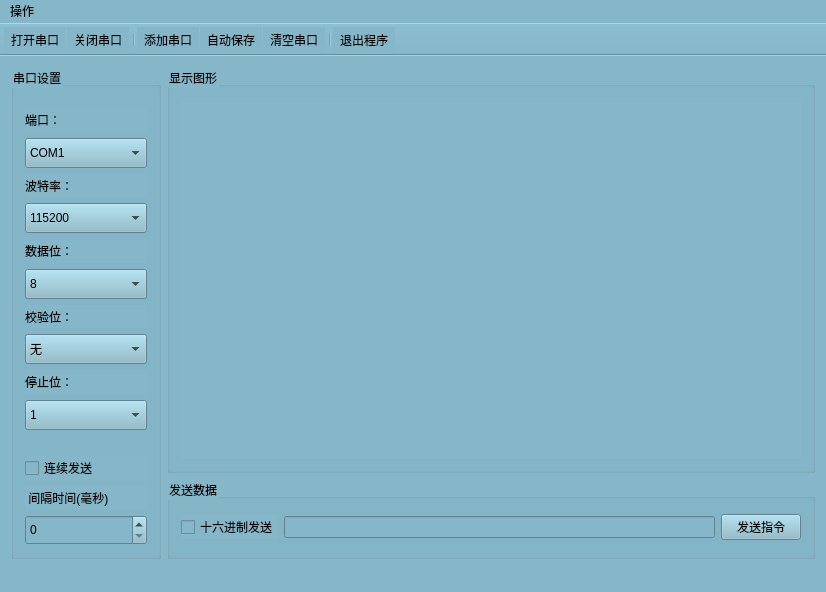
<?xml version="1.0" encoding="UTF-8"?>
<ui version="4.0">
 <class>MainWindow</class>
 <widget class="QMainWindow" name="MainWindow">
  <property name="geometry">
   <rect>
    <x>0</x>
    <y>0</y>
    <width>826</width>
    <height>592</height>
   </rect>
  </property>
  <property name="windowTitle">
   <string>MainWindow</string>
  </property>
  <property name="styleSheet">
   <string notr="true">background-color: rgb(134, 183, 200);
</string>
  </property>
  <widget class="QWidget" name="centralWidget">
   <layout class="QGridLayout" name="gridLayout">
    <item row="0" column="0">
     <widget class="QGroupBox" name="groupBox">
      <property name="minimumSize">
       <size>
        <width>150</width>
        <height>0</height>
       </size>
      </property>
      <property name="maximumSize">
       <size>
        <width>150</width>
        <height>16777215</height>
       </size>
      </property>
      <property name="title">
       <string>串口设置</string>
      </property>
      <layout class="QVBoxLayout" name="verticalLayout_2">
       <item>
        <spacer name="verticalSpacer_2">
         <property name="orientation">
          <enum>Qt::Vertical</enum>
         </property>
         <property name="sizeType">
          <enum>QSizePolicy::Maximum</enum>
         </property>
         <property name="sizeHint" stdset="0">
          <size>
           <width>20</width>
           <height>10</height>
          </size>
         </property>
        </spacer>
       </item>
       <item>
        <widget class="QLabel" name="label">
         <property name="text">
          <string>端口：</string>
         </property>
        </widget>
       </item>
       <item>
        <widget class="QComboBox" name="comboBoxPort">
         <property name="minimumSize">
          <size>
           <width>0</width>
           <height>30</height>
          </size>
         </property>
         <property name="editable">
          <bool>false</bool>
         </property>
         <property name="duplicatesEnabled">
          <bool>false</bool>
         </property>
         <property name="frame">
          <bool>true</bool>
         </property>
         <item>
          <property name="text">
           <string>COM1</string>
          </property>
         </item>
         <item>
          <property name="text">
           <string>COM2</string>
          </property>
         </item>
         <item>
          <property name="text">
           <string>COM3</string>
          </property>
         </item>
         <item>
          <property name="text">
           <string>COM4</string>
          </property>
         </item>
         <item>
          <property name="text">
           <string>COM5</string>
          </property>
         </item>
         <item>
          <property name="text">
           <string>COM6</string>
          </property>
         </item>
         <item>
          <property name="text">
           <string>COM7</string>
          </property>
         </item>
         <item>
          <property name="text">
           <string>COM8</string>
          </property>
         </item>
         <item>
          <property name="text">
           <string>COM9</string>
          </property>
         </item>
         <item>
          <property name="text">
           <string>COM10</string>
          </property>
         </item>
         <item>
          <property name="text">
           <string>COM11</string>
          </property>
         </item>
         <item>
          <property name="text">
           <string>COM12</string>
          </property>
         </item>
         <item>
          <property name="text">
           <string>COM13</string>
          </property>
         </item>
         <item>
          <property name="text">
           <string>COM14</string>
          </property>
         </item>
         <item>
          <property name="text">
           <string>COM15</string>
          </property>
         </item>
         <item>
          <property name="text">
           <string>COM16</string>
          </property>
         </item>
        </widget>
       </item>
       <item>
        <widget class="QLabel" name="label_2">
         <property name="text">
          <string>波特率：</string>
         </property>
        </widget>
       </item>
       <item>
        <widget class="QComboBox" name="comboBoxBaud">
         <property name="minimumSize">
          <size>
           <width>0</width>
           <height>30</height>
          </size>
         </property>
         <item>
          <property name="text">
           <string>115200</string>
          </property>
         </item>
         <item>
          <property name="text">
           <string>9600</string>
          </property>
         </item>
        </widget>
       </item>
       <item>
        <widget class="QLabel" name="label_3">
         <property name="text">
          <string>数据位：</string>
         </property>
        </widget>
       </item>
       <item>
        <widget class="QComboBox" name="comboBoxData">
         <property name="minimumSize">
          <size>
           <width>0</width>
           <height>30</height>
          </size>
         </property>
         <item>
          <property name="text">
           <string>8</string>
          </property>
         </item>
         <item>
          <property name="text">
           <string>7</string>
          </property>
         </item>
        </widget>
       </item>
       <item>
        <widget class="QLabel" name="label_4">
         <property name="text">
          <string>校验位：</string>
         </property>
        </widget>
       </item>
       <item>
        <widget class="QComboBox" name="comboBoxCheck">
         <property name="minimumSize">
          <size>
           <width>0</width>
           <height>30</height>
          </size>
         </property>
         <item>
          <property name="text">
           <string>无</string>
          </property>
         </item>
         <item>
          <property name="text">
           <string>奇</string>
          </property>
         </item>
         <item>
          <property name="text">
           <string>偶</string>
          </property>
         </item>
        </widget>
       </item>
       <item>
        <widget class="QLabel" name="label_5">
         <property name="text">
          <string>停止位：</string>
         </property>
        </widget>
       </item>
       <item>
        <widget class="QComboBox" name="comboBoxStop">
         <property name="minimumSize">
          <size>
           <width>0</width>
           <height>30</height>
          </size>
         </property>
         <item>
          <property name="text">
           <string>1</string>
          </property>
         </item>
        </widget>
       </item>
       <item>
        <spacer name="verticalSpacer_3">
         <property name="orientation">
          <enum>Qt::Vertical</enum>
         </property>
         <property name="sizeType">
          <enum>QSizePolicy::Maximum</enum>
         </property>
         <property name="sizeHint" stdset="0">
          <size>
           <width>20</width>
           <height>20</height>
          </size>
         </property>
        </spacer>
       </item>
       <item>
        <widget class="QCheckBox" name="checkBoxSendCon">
         <property name="text">
          <string>连续发送</string>
         </property>
        </widget>
       </item>
       <item>
        <widget class="QLabel" name="label_6">
         <property name="text">
          <string> 间隔时间(毫秒)</string>
         </property>
        </widget>
       </item>
       <item>
        <widget class="QSpinBox" name="spinBox">
         <property name="minimumSize">
          <size>
           <width>0</width>
           <height>30</height>
          </size>
         </property>
         <property name="maximum">
          <number>20000</number>
         </property>
         <property name="singleStep">
          <number>100</number>
         </property>
        </widget>
       </item>
      </layout>
      <zorder>comboBoxPort</zorder>
      <zorder>label</zorder>
      <zorder>label_2</zorder>
      <zorder>comboBoxBaud</zorder>
      <zorder>label_3</zorder>
      <zorder>comboBoxData</zorder>
      <zorder>label_4</zorder>
      <zorder>comboBoxCheck</zorder>
      <zorder>label_5</zorder>
      <zorder>comboBoxStop</zorder>
      <zorder>checkBoxSendCon</zorder>
      <zorder>label_6</zorder>
      <zorder>spinBox</zorder>
     </widget>
    </item>
    <item row="0" column="1">
     <layout class="QVBoxLayout" name="verticalLayout_3">
      <item>
       <widget class="QGroupBox" name="groupBox_2">
        <property name="title">
         <string>显示图形</string>
        </property>
        <layout class="QVBoxLayout" name="verticalLayout">
         <item>
          <widget class="QWidget" name="widgetPaint" native="true"/>
         </item>
        </layout>
       </widget>
      </item>
      <item>
       <widget class="QGroupBox" name="groupBox_3">
        <property name="maximumSize">
         <size>
          <width>16777215</width>
          <height>80</height>
         </size>
        </property>
        <property name="title">
         <string>发送数据</string>
        </property>
        <layout class="QHBoxLayout" name="horizontalLayout">
         <item>
          <widget class="QCheckBox" name="checkBoxSendHex">
           <property name="text">
            <string>十六进制发送</string>
           </property>
          </widget>
         </item>
         <item>
          <widget class="QLineEdit" name="lineEditSend"/>
         </item>
         <item>
          <widget class="QPushButton" name="pushButtonSend">
           <property name="styleSheet">
            <string notr="true"/>
           </property>
           <property name="text">
            <string>发送指令</string>
           </property>
           <property name="icon">
            <iconset>
             <normaloff>:/new/prefix1/images/send.png</normaloff>:/new/prefix1/images/send.png</iconset>
           </property>
          </widget>
         </item>
        </layout>
       </widget>
      </item>
     </layout>
    </item>
   </layout>
  </widget>
  <widget class="QMenuBar" name="menuBar">
   <property name="geometry">
    <rect>
     <x>0</x>
     <y>0</y>
     <width>826</width>
     <height>22</height>
    </rect>
   </property>
   <widget class="QMenu" name="menu">
    <property name="title">
     <string>操作</string>
    </property>
    <addaction name="actionOpenPort"/>
    <addaction name="actionClosePort"/>
    <addaction name="actionAddPort"/>
    <addaction name="actionAutoSave"/>
    <addaction name="actionClearPort"/>
    <addaction name="actionExit"/>
   </widget>
   <addaction name="menu"/>
  </widget>
  <widget class="QToolBar" name="mainToolBar">
   <property name="movable">
    <bool>false</bool>
   </property>
   <property name="toolButtonStyle">
    <enum>Qt::ToolButtonTextBesideIcon</enum>
   </property>
   <attribute name="toolBarArea">
    <enum>TopToolBarArea</enum>
   </attribute>
   <attribute name="toolBarBreak">
    <bool>false</bool>
   </attribute>
   <addaction name="actionOpenPort"/>
   <addaction name="actionClosePort"/>
   <addaction name="separator"/>
   <addaction name="actionAddPort"/>
   <addaction name="actionAutoSave"/>
   <addaction name="actionClearPort"/>
   <addaction name="separator"/>
   <addaction name="actionExit"/>
  </widget>
  <widget class="QStatusBar" name="statusBar"/>
  <action name="actionOpenPort">
   <property name="icon">
    <iconset>
     <normaloff>:/new/prefix1/images/open.png</normaloff>:/new/prefix1/images/open.png</iconset>
   </property>
   <property name="text">
    <string>打开串口</string>
   </property>
  </action>
  <action name="actionClosePort">
   <property name="icon">
    <iconset>
     <normaloff>:/new/prefix1/images/stop.png</normaloff>:/new/prefix1/images/stop.png</iconset>
   </property>
   <property name="text">
    <string>关闭串口</string>
   </property>
  </action>
  <action name="actionAddPort">
   <property name="icon">
    <iconset>
     <normaloff>:/new/prefix1/images/add.png</normaloff>:/new/prefix1/images/add.png</iconset>
   </property>
   <property name="text">
    <string>添加串口</string>
   </property>
  </action>
  <action name="actionAutoSave">
   <property name="icon">
    <iconset>
     <normaloff>:/new/prefix1/images/save.png</normaloff>:/new/prefix1/images/save.png</iconset>
   </property>
   <property name="text">
    <string>自动保存</string>
   </property>
  </action>
  <action name="actionClearPort">
   <property name="icon">
    <iconset>
     <normaloff>:/new/prefix1/images/cleanport.png</normaloff>:/new/prefix1/images/cleanport.png</iconset>
   </property>
   <property name="text">
    <string>清空串口</string>
   </property>
  </action>
  <action name="actionExit">
   <property name="icon">
    <iconset>
     <normaloff>:/new/prefix1/images/exit.png</normaloff>:/new/prefix1/images/exit.png</iconset>
   </property>
   <property name="text">
    <string>退出程序</string>
   </property>
   <property name="toolTip">
    <string>退出程序</string>
   </property>
  </action>
 </widget>
 <layoutdefault spacing="6" margin="11"/>
 <resources>
  <include location="res.qrc"/>
 </resources>
 <connections/>
</ui>
